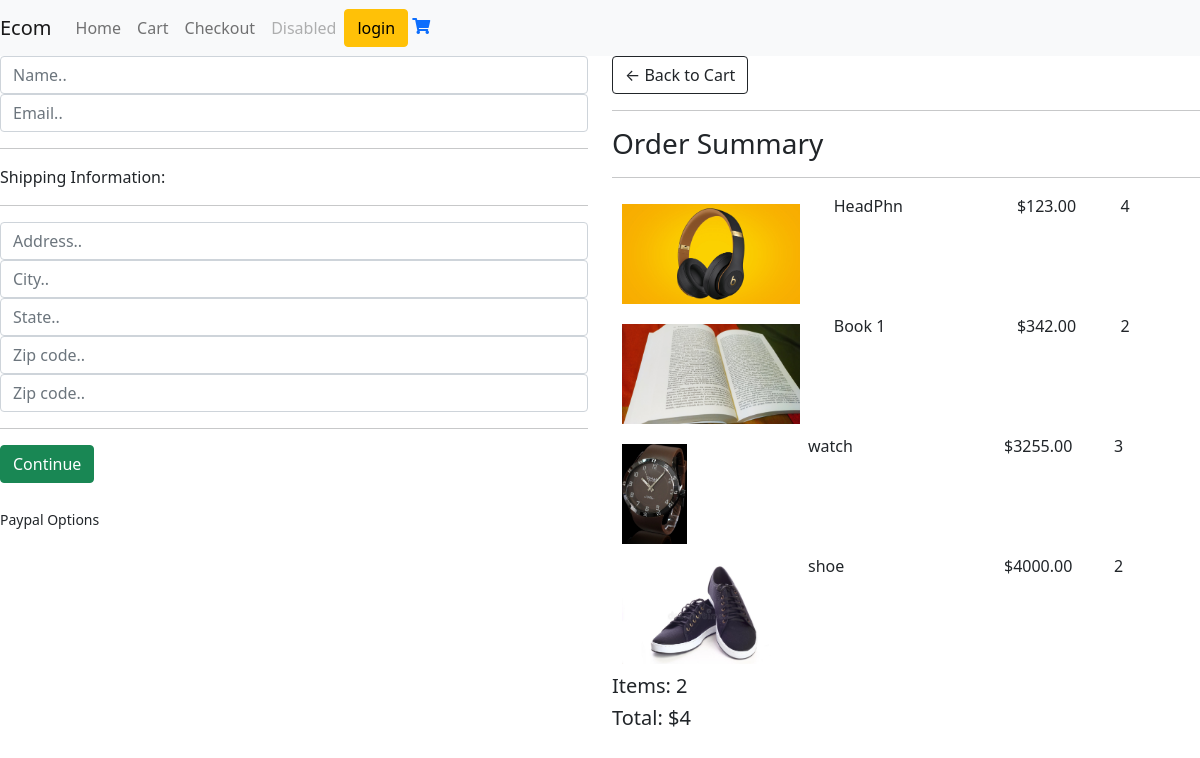
Screenshot of /checkout/ (signed in) with the database file from the repository.
### store/models.py (models this page shows, shortened)
class OrderItem(models.Model):
    product = models.ForeignKey(Products, on_delete=models.SET_NULL, null=True, blank=True)
    order = models.ForeignKey(Order, on_delete=models.SET_NULL, null=True, blank=True)
    quantity = models.IntegerField(default=0, null=True, blank=True)
    date_added = models.DateTimeField(auto_now_add=True)

class Products(models.Model):
    name = models.CharField(max_length=200)
    price = models.FloatField()
    digital = models.BooleanField(default=False, null=True, blank=True)
    image = models.ImageField(null=True, blank=True)
    @property
    def imageURL(self):
        try:
            url = self.image.url
        except:
            url = ''
        return url

### store/views.py (the view)
# urls.py: path('checkout/',views.checkout,name='checkout'),
def checkout(request):
    if request.user.is_authenticated:
        customer = request.user.customer
        order, created = Order.objects.get_or_create(customer=customer, complete=False)
        items = order.orderitem_set.all()
    else:
        items = []
        order = {'get_cart_total':0, 'get_cart_items':0}
    context = {'items':items, 'order':order}
    return render(request, 'store/checkout.html', context)

### store/templates/store/checkout.html
{% extends "store/main.html" %}
{% block main %}
{% load static %}
 <div class="row">
		<div class="col-lg-6">
			<div class="box-element" id="form-wrapper">
				<form id="form">
					<div id="user-info">
						<div class="form-field">
							<input required class="form-control" type="text" name="name" placeholder="Name..">
						</div>
						<div class="form-field">
							<input required class="form-control" type="email" name="email" placeholder="Email..">
						</div>
					</div>
					<div id="shipping-info">
						<hr>
						<p>Shipping Information:</p>
						<hr>
						<div class="form-field">
							<input class="form-control" type="text" name="address" placeholder="Address..">
						</div>
						<div class="form-field">
							<input class="form-control" type="text" name="city" placeholder="City..">
						</div>
						<div class="form-field">
							<input class="form-control" type="text" name="state" placeholder="State..">
						</div>
						<div class="form-field">
							<input class="form-control" type="text" name="zipcode" placeholder="Zip code..">
						</div>
						<div class="form-field">
							<input class="form-control" type="text" name="country" placeholder="Zip code..">
						</div>
					</div>
					<hr>
					<input id="form-button" class="btn btn-success btn-block" type="submit" value="Continue">
				</form>
			</div>
			<br>
			<div class="box-element hidden" id="payment-info">
				<small>Paypal Options</small>
			</div>
		</div>
		<div class="col-lg-6">
			<div class="box-element">
				<a  class="btn btn-outline-dark" href="{% url 'cart' %}">&#x2190; Back to Cart</a>
				<hr>
				<h3>Order Summary</h3>
				<hr>
				{% for item in items %}
				<div class="row">
					<div style="flex:2"><img class="row-image" src="{{item.product.imageURL}}"></div>
					<div style="flex:2"><p>{{item.product.name}}</p></div>
					<div style="flex:1"><p>${{item.product.price|floatformat:2}}</p></div>
					<div style="flex:1"><p>{{item.quantity}}</p></div>
				</div>
				{% endfor %}
				<h5>Items:   2</h5>
				<h5>Total:   $4</h5>
			</div>
		</div>
	</div>
{% endblock main %}

### static/css/main.css (style rules this page uses)
img.row-image { height: 100px; margin: 10px; }

### rows the page displays
OrderItem: product.imageURL (picture), product.name "HeadPhn", product.price "123.00", quantity "4"
OrderItem: product.imageURL (picture), product.name "Book 1", product.price "342.00", quantity "2"
OrderItem: product.imageURL (picture), product.name "watch", product.price "3255.00", quantity "3"
OrderItem: product.imageURL (picture), product.name "shoe", product.price "4000.00", quantity "2"
